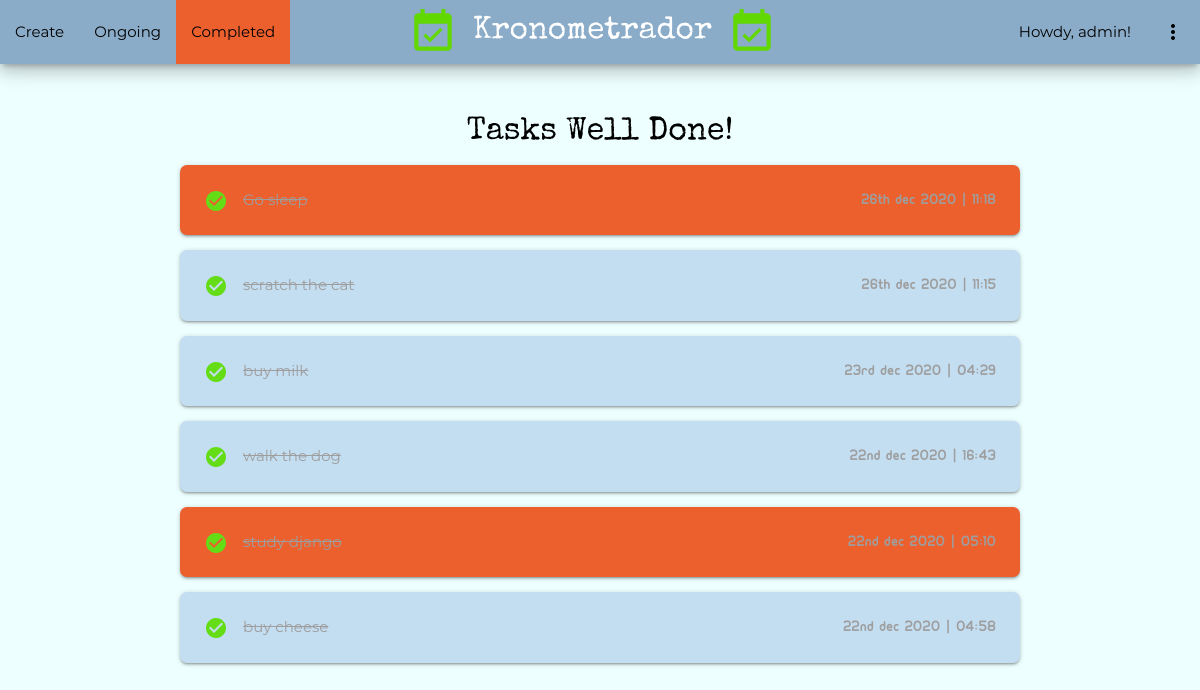
The app's page /completed/ (signed in) with its own data.
### todo/models.py (models this page shows, shortened)
class Todo(models.Model) :
    title = models.CharField(max_length=30)
    memo = models.TextField(blank=True)
    created = models.DateTimeField(auto_now_add=True)
    datecompleted = models.DateTimeField(null=True, blank=True)
    important = models.BooleanField(default=False)
    user = models.ForeignKey(User, on_delete=models.CASCADE)

### todo/views.py (the view)
# urls.py: path('completed/', views.completedtodos, name='completedtodos'),
@login_required
def completedtodos(request) :
    todos = Todo.objects.filter(user=request.user, datecompleted__isnull=False).order_by('-datecompleted')
    return render(request, 'todo/completedtodos.html', {'todos':todos})

### todo/templates/todo/completedtodos.html (shortened to what this page needs)
{% extends 'todo/base.html' %}
{% block home-url %}{% url 'home' %}{% endblock %}
{% block create-url %}{% url 'createtodo' %}{% endblock %}
{% block current-url %}{% url 'currenttodos' %}{% endblock %}
{% block completed-url %}#!{% endblock %}
{% block completed-active %}class="active"{% endblock %}
{% block content %}
<div class="container center completed-header">
    Tasks Well Done!
</div>
<div class="container">
    {% for todo in todos %}
    <div class="card-panel {% if todo.important %}imp-{% endif %}todo-card">
        <i class="material-icons left light-green-text text-accent-4">check_circle</i>
        <a href="{% url 'viewtodo' todo.id %}">
            <span class="grey-text"><s>
            {{ todo.title }}
            </s></span>
        </a>
        <span class="right ubuntu-font grey-text">{{ todo.datecompleted|date:'jS b Y | H:i' }}</span>
    </div>
    {% endfor %}
</div>
{% endblock %}

### todo/templates/todo/base.html (shortened to what this page needs)
<!DOCTYPE html>
<html lang="en">
<head>
    {% load static %}
    {% ifequal request.COOKIES.theme "dark" %}<link rel="stylesheet" type="text/css" href="{% static 'todo/css/dark.css' %}" id="theme" class="dark">{% else %}<link rel="stylesheet" type="text/css" href="{% static 'todo/css/light.css' %}" id="theme" class="light">{% endifequal %}
    <link rel="stylesheet" type="text/css" href="{% static 'todo/css/materialize.css' %}">
    <link rel="stylesheet" type="text/css" href="{% static 'todo/css/style.css' %}">
</head>
<body>
    <div class="navbar-fixed">
        <nav class="z-depth-3">
            <div class="nav-wrapper">
                <a href="{% block home-url %}{% endblock %}" class="brand-logo center{% block brand-active %}{% endblock %}"><i class="material-icons right brand-icon">event_available</i><i class="material-icons left brand-icon">event_available</i>Kronometrador</a>
                {% if user.is_authenticated %}
                <ul class="left hide-on-med-and-down">
                    <li {% block create-active %}{% endblock %}><a href="{% block create-url %}{% endblock %}">Create</a></li>
                    <li {% block current-active %}{% endblock %}><a href="{% block current-url %}{% endblock %}">Ongoing</a></li>
                    <li {% block completed-active %}{% endblock %}><a href="{% block completed-url %}{% endblock %}">Completed</a></li>
                </ul>
                <ul class="right hide-on-med-and-down">
                    <li>Howdy, {{ user.username}}!&emsp;</li>
                    <li><a class="dropdown-trigger" href="#!" data-target="dropdown1"><i class="material-icons rotate">more_vert</i></a></li>
                </ul>
                {% endif %}
            </div>
        </nav>
    </div>
    <br><br>
    {% block content %}{% endblock %}
</body>
</html>

### todo/static/todo/css/light.css (style rules this page uses)
body { background-color: #eeffff; color: #000000; }
.nav-wrapper { background-color: #8aacc8 !important; }
.nav-wrapper ul li, .nav-wrapper ul li a { color: #000000 !important; }
nav ul li.active, nav ul li.active:hover { background-color: #ec602e !important; }
.todo-card { background-color: #c3ddf1 !important;; }
.todo-card a, .imp-todo-card a, .imp-todo-card i, .todo-card i, .imp-btn { color: #000000; }
.imp-todo-card { background-color: #ec602e !important; }

### todo/static/todo/css/style.css (style rules this page uses)
.material-icons { font-family: 'Material Icons'; font-weight: normal; font-style: normal; font-size: 24px; line-height: 1; letter-spacing: normal; text-transform: none; display: inline-block; white-space: nowrap; word-wrap: normal; direction: ltr; -webkit-font-feature-settings: 'liga'; -webkit-font-smoothing: antialiased; }
body { font-family: 'Montserrat'; }
.ubuntu-font { font-family: 'UbuntuTitle'; }
.brand-logo { font-family: 'Special Elite' !important; }
.brand-icon { font-size: 50px !important; color: #61d800 !important; }
.rotate { -moz-transition: all .2s linear; -webkit-transition: all .2s linear; transition: all .2s linear; }
.card-panel { border-radius: 7px !important; }
.completed-header { font-family: 'Special Elite'; font-size: xx-large; padding-top: 0; }

### records on screen
Todo: title "Go sleep", datecompleted|H "26th dec 2020 | 11:18"
Todo: title "scratch the cat", datecompleted|H "26th dec 2020 | 11:15"
Todo: title "buy milk", datecompleted|H "23rd dec 2020 | 04:29"
Todo: title "walk the dog", datecompleted|H "22nd dec 2020 | 16:43"
Todo: title "study django", datecompleted|H "22nd dec 2020 | 05:10"
Todo: title "buy cheese", datecompleted|H "22nd dec 2020 | 04:58"

### other values on screen
{{ user.username }} "admin"
